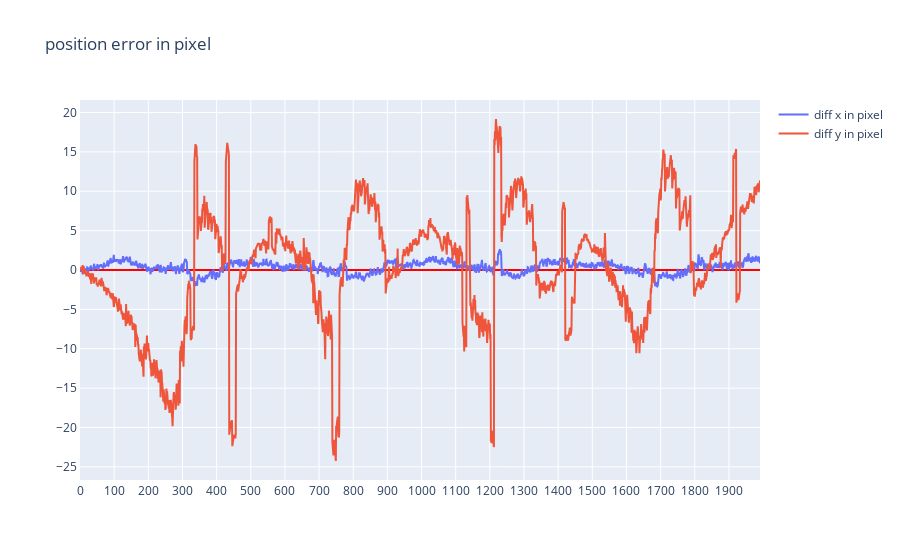

Write notebook code for a chart like this one.
### Code cell
# show the visual & real position error  in pixel
data_diff_x = np.subtract(data_log['real_x'],data_log['expected_x'])
data_diff_y = np.subtract(data_log['real_y'],data_log['expected_y'])

p=[]
index = np.arange(0,len(data_log))

p.append(go.Scatter(
    y= data_diff_x,
    x= index,
    name='diff x in pixel'
    
))


p.append(go.Scatter(
    y= data_diff_y,
    x= index,
    name='diff y in pixel'
))


layout.title= 'position error in pixel'
fig=go.Figure(
    data=p,
    layout=layout
)
iplot(fig)

### Figure 1 — Plotly figure (JSON) as saved in the notebook; plotly's stock layout.template omitted (floating-point values rounded to 4 significant figures; data arrays with more than 128 entries replaced by an {"elided": "..."} marker saying what was removed)
{"data": [{"name": "diff x in pixel", "type": "scatter", "x": {"elided": "1992 int values"}, "y": {"elided": "1992 float values"}}, {"name": "diff y in pixel", "type": "scatter", "x": {"elided": "1992 int values"}, "y": {"elided": "1992 float values"}}], "layout": {"title": {"text": "position error in pixel"}, "xaxis": {"nticks": 20, "showgrid": true, "showline": true, "zeroline": true, "zerolinecolor": "#FF0000"}, "yaxis": {"nticks": 20, "showgrid": true, "showline": true, "zeroline": true, "zerolinecolor": "#FF0000"}}}
